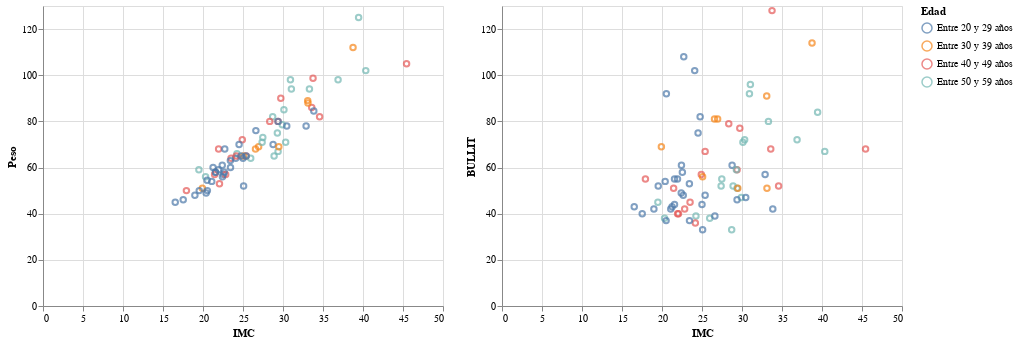

Notebook code for this chart:
### Code cell
abc = alt.Chart(df).mark_point().encode(
    alt.X('IMC', axis=alt.Axis(title='IMC')),
    alt.Y('Peso', axis=alt.Axis(title='Peso')),
    color='Edad'
).interactive()

acb = alt.Chart(df).mark_point().encode(
    alt.X('IMC', axis=alt.Axis(title='IMC')),
    alt.Y('BULLIT', axis=alt.Axis(title='BULLIT')),
    color='Edad'
).interactive()

(abc) | (acb)

### Figure 1 — Vega-Lite specification as saved in the notebook (floating-point values rounded to 4 significant figures)
{"config": {"view": {"continuousWidth": 400, "continuousHeight": 300}}, "hconcat": [{"mark": "point", "encoding": {"color": {"field": "Edad", "type": "nominal"}, "x": {"axis": {"title": "IMC"}, "field": "IMC", "type": "quantitative"}, "y": {"axis": {"title": "Peso"}, "field": "Peso", "type": "quantitative"}}, "selection": {"selector016": {"type": "interval", "bind": "scales", "encodings": ["x", "y"]}}}, {"mark": "point", "encoding": {"color": {"field": "Edad", "type": "nominal"}, "x": {"axis": {"title": "IMC"}, "field": "IMC", "type": "quantitative"}, "y": {"axis": {"title": "BULLIT"}, "field": "BULLIT", "type": "quantitative"}}, "selection": {"selector017": {"type": "interval", "bind": "scales", "encodings": ["x", "y"]}}}], "data": {"name": "data-46820e05a3d8bb31cb736cdd1aed4c84"}, "$schema": "https://vega.github.io/schema/vega-lite/v4.17.0.json", "datasets": {"data-46820e05a3d8bb31cb736cdd1aed4c84": [{"Edad": "Entre 50 y 59 años", "Altura": 1.5, "Peso": 65.0, "BECK ": 3, "STAI.ANSIEDAD": 26, "BULLIT": 52, "IMC": 28.89, "Nivel de educación": "Posgrados"}, {"Edad": "Entre 20 y 29 años", "Altura": 1.65, "Peso": 61.0, "BECK ": 0, "STAI.ANSIEDAD": 26, "BULLIT": 49, "IMC": 22.41, "Nivel de educación": "Universitario y terciario completo"}, {"Edad": "Entre 40 y 49 años", "Altura": 1.52, "Peso": 105.0, "BECK ": 22, "STAI.ANSIEDAD": 29, "BULLIT": 68, "IMC": 45.45, "Nivel de educación": "Universitario incompleto o terciario incompleto"}, {"Edad": "Entre 20 y 29 años", "Altura": 1.6, "Peso": 54.0, "BECK ": 1, "STAI.ANSIEDAD": 26, "BULLIT": 42, "IMC": 21.09, "Nivel de educación": "Posgrados"}, {"Edad": "Entre 40 y 49 años", "Altura": 1.65, "Peso": 64.0, "BECK ": 5, "STAI.ANSIEDAD": 24, "BULLIT": 45, "IMC": 23.51, "Nivel de educación": "Posgrados"}, {"Edad": "Entre 50 y 59 años", "Altura": 1.51, "Peso": 67.0, "BECK ": 2, "STAI.ANSIEDAD": 20, "BULLIT": 51, "IMC": 29.38, "Nivel de educación": "Secundario incompleto"}, {"Edad": "Entre 50 y 59 años", "Altura": 1.74, "Peso": 94.0, "BECK ": 15, "STAI.ANSIEDAD": 25, "BULLIT": 96, "IMC": 31.05, "Nivel de educación": "Universitario y terciario completo"}, {"Edad": "Entre 40 y 49 años", "Altura": 1.54, "Peso": 82.0, "BECK ": 5, "STAI.ANSIEDAD": 26, "BULLIT": 52, "IMC": 34.58, "Nivel de educación": "Universitario incompleto o terciario incompleto"}, {"Edad": "Entre 30 y 39 años", "Altura": 1.6, "Peso": 51.0, "BECK ": 31, "STAI.ANSIEDAD": 34, "BULLIT": 69, "IMC": 19.92, "Nivel de educación": "Universitario incompleto o terciario incompleto"}, {"Edad": "Entre 30 y 39 años", "Altura": 1.6, "Peso": 69.0, "BECK ": 8, "STAI.ANSIEDAD": 31, "BULLIT": 81, "IMC": 26.95, "Nivel de educación": "Posgrados"}, {"Edad": "Entre 50 y 59 años", "Altura": 1.65, "Peso": 66.0, "BECK ": 16, "STAI.ANSIEDAD": 29, "BULLIT": 39, "IMC": 24.24, "Nivel de educación": "Posgrados"}, {"Edad": "Entre 30 y 39 años", "Altura": 1.64, "Peso": 89.0, "BECK ": 22, "STAI.ANSIEDAD": 29, "BULLIT": 91, "IMC": 33.09, "Nivel de educación": "Secundario completo"}, {"Edad": "Entre 50 y 59 años", "Altura": 1.74, "Peso": 59.0, "BECK ": 26, "STAI.ANSIEDAD": 30, "BULLIT": 45, "IMC": 19.49, "Nivel de educación": "Universitario incompleto o terciario incompleto"}, {"Edad": "Entre 40 y 49 años", "Altura": 1.65, "Peso": 80.0, "BECK ": 10, "STAI.ANSIEDAD": 21, "BULLIT": 59, "IMC": 29.38, "Nivel de educación": "Posgrados"}, {"Edad": "Entre 40 y 49 años", "Altura": 1.76, "Peso": 68.0, "BECK ": 0, "STAI.ANSIEDAD": 23, "BULLIT": 40, "IMC": 21.95, "Nivel de educación": "Posgrados"}, {"Edad": "Entre 40 y 49 años", "Altura": 1.7, "Peso": 72.0, "BECK ": 6, "STAI.ANSIEDAD": 25, "BULLIT": 57, "IMC": 24.91, "Nivel de educación": "Universitario y terciario completo"}, {"Edad": "Entre 40 y 49 años", "Altura": 1.6, "Peso": 65.0, "BECK ": 3, "STAI.ANSIEDAD": 27, "BULLIT": 67, "IMC": 25.39, "Nivel de educación": "Secundario completo"}, {"Edad": "Entre 20 y 29 años", "Altura": 1.59, "Peso": 57.0, "BECK ": 6, "STAI.ANSIEDAD": 21, "BULLIT": 58, "IMC": 22.55, "Nivel de educación": "Universitario y terciario completo"}, {"Edad": "Entre 20 y 29 años", "Altura": 1.54, "Peso": 78.0, "BECK ": 11, "STAI.ANSIEDAD": 24, "BULLIT": 57, "IMC": 32.89, "Nivel de educación": "Secundario completo"}, {"Edad": "Entre 30 y 39 años", "Altura": 1.6, "Peso": 68.0, "BECK ": 11, "STAI.ANSIEDAD": 27, "BULLIT": 81, "IMC": 26.56, "Nivel de educación": "Universitario incompleto o terciario incompleto"}, {"Edad": "Entre 20 y 29 años", "Altura": 1.56, "Peso": 70.0, "BECK ": 19, "STAI.ANSIEDAD": 25, "BULLIT": 61, "IMC": 28.76, "Nivel de educación": "Secundario completo"}, {"Edad": "Entre 20 y 29 años", "Altura": 1.63, "Peso": 64.0, "BECK ": 31, "STAI.ANSIEDAD": 28, "BULLIT": 102, "IMC": 24.09, "Nivel de educación": "Secundario completo"}, {"Edad": "Entre 20 y 29 años", "Altura": 1.64, "Peso": 58.0, "BECK ": 3, "STAI.ANSIEDAD": 25, "BULLIT": 44, "IMC": 21.56, "Nivel de educación": "Secundario completo"}, {"Edad": "Entre 40 y 49 años", "Altura": 1.6, "Peso": 86.0, "BECK ": 9, "STAI.ANSIEDAD": 20, "BULLIT": 68, "IMC": 33.59, "Nivel de educación": "Universitario y terciario completo"}, {"Edad": "Entre 40 y 49 años", "Altura": 1.58, "Peso": 57.0, "BECK ": 19, "STAI.ANSIEDAD": 26, "BULLIT": 42, "IMC": 22.83, "Nivel de educación": "Universitario incompleto o terciario incompleto"}, {"Edad": "Entre 50 y 59 años", "Altura": 1.66, "Peso": 56.0, "BECK ": 4, "STAI.ANSIEDAD": 20, "BULLIT": 38, "IMC": 20.32, "Nivel de educación": "Universitario y terciario completo"}, {"Edad": "Entre 30 y 39 años", "Altura": 1.61, "Peso": 65.0, "BECK ": 3, "STAI.ANSIEDAD": 25, "BULLIT": 56, "IMC": 25.08, "Nivel de educación": "Universitario incompleto o terciario incompleto"}, {"Edad": "Entre 50 y 59 años", "Altura": 1.61, "Peso": 71.0, "BECK ": 11, "STAI.ANSIEDAD": 23, "BULLIT": 52, "IMC": 27.39, "Nivel de educación": "Universitario incompleto o terciario incompleto"}, {"Edad": "Entre 50 y 59 años", "Altura": 1.6, "Peso": 75.0, "BECK ": 5, "STAI.ANSIEDAD": 26, "BULLIT": 59, "IMC": 29.3, "Nivel de educación": "Primario completo"}, {"Edad": "Entre 50 y 59 años", "Altura": 1.78, "Peso": 98.0, "BECK ": 33, "STAI.ANSIEDAD": 31, "BULLIT": 92, "IMC": 30.93, "Nivel de educación": "Secundario completo"}, {"Edad": "Entre 40 y 49 años", "Altura": 1.64, "Peso": 65.0, "BECK ": 0, "STAI.ANSIEDAD": 27, "BULLIT": 36, "IMC": 24.17, "Nivel de educación": "Secundario incompleto"}, {"Edad": "Entre 50 y 59 años", "Altura": 1.68, "Peso": 94.0, "BECK ": 10, "STAI.ANSIEDAD": 24, "BULLIT": 80, "IMC": 33.3, "Nivel de educación": "Universitario y terciario completo"}, {"Edad": "Entre 50 y 59 años", "Altura": 1.68, "Peso": 85.0, "BECK ": 24, "STAI.ANSIEDAD": 29, "BULLIT": 71, "IMC": 30.12, "Nivel de educación": "Primario completo"}, {"Edad": "Entre 50 y 59 años", "Altura": 1.69, "Peso": 82.0, "BECK ": 17, "STAI.ANSIEDAD": 29, "BULLIT": 33, "IMC": 28.71, "Nivel de educación": "Universitario y terciario completo"}, {"Edad": "Entre 20 y 29 años", "Altura": 1.6, "Peso": 50.0, "BECK ": 10, "STAI.ANSIEDAD": 25, "BULLIT": 52, "IMC": 19.53, "Nivel de educación": "Universitario y terciario completo"}, {"Edad": "Entre 40 y 49 años", "Altura": 1.55, "Peso": 53.0, "BECK ": 0, "STAI.ANSIEDAD": 19, "BULLIT": 40, "IMC": 22.06, "Nivel de educación": "Universitario y terciario completo"}, {"Edad": "Entre 50 y 59 años", "Altura": 1.78, "Peso": 125.0, "BECK ": 7, "STAI.ANSIEDAD": 23, "BULLIT": 84, "IMC": 39.45, "Nivel de educación": "Secundario completo"}, {"Edad": "Entre 50 y 59 años", "Altura": 1.62, "Peso": 78.5, "BECK ": 3, "STAI.ANSIEDAD": 21, "BULLIT": 47, "IMC": 29.91, "Nivel de educación": "Secundario completo"}, {"Edad": "Entre 50 y 59 años", "Altura": 1.57, "Peso": 64.0, "BECK ": 14, "STAI.ANSIEDAD": 20, "BULLIT": 38, "IMC": 25.96, "Nivel de educación": "Universitario y terciario completo"}, {"Edad": "Entre 30 y 39 años", "Altura": 1.53, "Peso": 69.0, "BECK ": 2, "STAI.ANSIEDAD": 23, "BULLIT": 51, "IMC": 29.48, "Nivel de educación": "Universitario y terciario completo"}, {"Edad": "Entre 40 y 49 años", "Altura": 1.71, "Peso": 98.7, "BECK ": 23, "STAI.ANSIEDAD": 32, "BULLIT": 128, "IMC": 33.75, "Nivel de educación": "Universitario y terciario completo"}, {"Edad": "Entre 20 y 29 años", "Altura": 1.59, "Peso": 48.0, "BECK ": 0, "STAI.ANSIEDAD": 20, "BULLIT": 42, "IMC": 18.99, "Nivel de educación": "Universitario incompleto o terciario incompleto"}, {"Edad": "Entre 20 y 29 años", "Altura": 1.63, "Peso": 54.5, "BECK ": 9, "STAI.ANSIEDAD": 29, "BULLIT": 37, "IMC": 20.51, "Nivel de educación": "Universitario incompleto o terciario incompleto"}, {"Edad": "Entre 20 y 29 años", "Altura": 1.69, "Peso": 76.0, "BECK ": 0, "STAI.ANSIEDAD": 21, "BULLIT": 39, "IMC": 26.61, "Nivel de educación": "Secundario completo"}, {"Edad": "Entre 20 y 29 años", "Altura": 1.6, "Peso": 65.0, "BECK ": 8, "STAI.ANSIEDAD": 24, "BULLIT": 48, "IMC": 25.39, "Nivel de educación": "Secundario completo"}, {"Edad": "Entre 30 y 39 años", "Altura": 1.63, "Peso": 88.0, "BECK ": 6, "STAI.ANSIEDAD": 25, "BULLIT": 51, "IMC": 33.12, "Nivel de educación": "Posgrados"}, {"Edad": "Entre 20 y 29 años", "Altura": 1.44, "Peso": 52.0, "BECK ": 0, "STAI.ANSIEDAD": 27, "BULLIT": 33, "IMC": 25.08, "Nivel de educación": "Universitario incompleto o terciario incompleto"}, {"Edad": "Entre 40 y 49 años", "Altura": 1.63, "Peso": 57.0, "BECK ": 0, "STAI.ANSIEDAD": 21, "BULLIT": 51, "IMC": 21.45, "Nivel de educación": "Universitario y terciario completo"}, {"Edad": "Entre 20 y 29 años", "Altura": 1.68, "Peso": 60.0, "BECK ": 1, "STAI.ANSIEDAD": 23, "BULLIT": 43, "IMC": 21.26, "Nivel de educación": "Universitario incompleto o terciario incompleto"}, {"Edad": "Entre 20 y 29 años", "Altura": 1.6, "Peso": 78.0, "BECK ": 6, "STAI.ANSIEDAD": 20, "BULLIT": 47, "IMC": 30.47, "Nivel de educación": "Universitario incompleto o terciario incompleto"}, {"Edad": "Entre 20 y 29 años", "Altura": 1.58, "Peso": 84.5, "BECK ": 20, "STAI.ANSIEDAD": 25, "BULLIT": 42, "IMC": 33.85, "Nivel de educación": "Secundario completo"}, {"Edad": "Entre 20 y 29 años", "Altura": 1.64, "Peso": 63.0, "BECK ": 16, "STAI.ANSIEDAD": 29, "BULLIT": 53, "IMC": 23.42, "Nivel de educación": "Universitario incompleto o terciario incompleto"}, {"Edad": "Entre 20 y 29 años", "Altura": 1.65, "Peso": 45.0, "BECK ": 8, "STAI.ANSIEDAD": 27, "BULLIT": 43, "IMC": 16.53, "Nivel de educación": "Universitario incompleto o terciario incompleto"}, {"Edad": "Entre 20 y 29 años", "Altura": 1.64, "Peso": 58.0, "BECK ": 14, "STAI.ANSIEDAD": 22, "BULLIT": 55, "IMC": 21.56, "Nivel de educación": "Universitario incompleto o terciario incompleto"}, {"Edad": "Entre 20 y 29 años", "Altura": 1.55, "Peso": 49.0, "BECK ": 3, "STAI.ANSIEDAD": 29, "BULLIT": 54, "IMC": 20.4, "Nivel de educación": "Universitario y terciario completo"}, {"Edad": "Entre 20 y 29 años", "Altura": 1.6, "Peso": 60.0, "BECK ": 1, "STAI.ANSIEDAD": 23, "BULLIT": 37, "IMC": 23.44, "Nivel de educación": "Universitario incompleto o terciario incompleto"}, {"Edad": "Entre 40 y 49 años", "Altura": 1.67, "Peso": 50.0, "BECK ": 6, "STAI.ANSIEDAD": 21, "BULLIT": 55, "IMC": 17.93, "Nivel de educación": "Universitario y terciario completo"}, {"Edad": "Entre 20 y 29 años", "Altura": 1.6, "Peso": 58.0, "BECK ": 7, "STAI.ANSIEDAD": 27, "BULLIT": 48, "IMC": 22.66, "Nivel de educación": "Universitario incompleto o terciario incompleto"}, {"Edad": "Entre 20 y 29 años", "Altura": 1.69, "Peso": 70.0, "BECK ": 8, "STAI.ANSIEDAD": 24, "BULLIT": 75, "IMC": 24.51, "Nivel de educación": "Universitario incompleto o terciario incompleto"}, {"Edad": "Entre 20 y 29 años", "Altura": 1.6, "Peso": 64.0, "BECK ": 8, "STAI.ANSIEDAD": 26, "BULLIT": 44, "IMC": 25.0, "Nivel de educación": "Secundario completo"}, {"Edad": "Entre 20 y 29 años", "Altura": 1.65, "Peso": 80.0, "BECK ": 7, "STAI.ANSIEDAD": 23, "BULLIT": 46, "IMC": 29.38, "Nivel de educación": "Secundario completo"}, {"Edad": "Entre 20 y 29 años", "Altura": 1.73, "Peso": 68.0, "BECK ": 19, "STAI.ANSIEDAD": 34, "BULLIT": 108, "IMC": 22.72, "Nivel de educación": "Universitario incompleto o terciario incompleto"}, {"Edad": "Entre 40 y 49 años", "Altura": 1.74, "Peso": 90.0, "BECK ": 4, "STAI.ANSIEDAD": 22, "BULLIT": 77, "IMC": 29.73, "Nivel de educación": "Universitario incompleto o terciario incompleto"}, {"Edad": "Entre 30 y 39 años", "Altura": 1.7, "Peso": 112.0, "BECK ": 42, "STAI.ANSIEDAD": 29, "BULLIT": 114, "IMC": 38.75, "Nivel de educación": "Universitario incompleto o terciario incompleto"}, {"Edad": "Entre 50 y 59 años", "Altura": 1.53, "Peso": 71.0, "BECK ": 10, "STAI.ANSIEDAD": 27, "BULLIT": 72, "IMC": 30.33, "Nivel de educación": "Universitario y terciario completo"}, {"Edad": "Entre 50 y 59 años", "Altura": 1.59, "Peso": 102.0, "BECK ": 11, "STAI.ANSIEDAD": 20, "BULLIT": 67, "IMC": 40.35, "Nivel de educación": "Universitario y terciario completo"}, {"Edad": "Entre 50 y 59 años", "Altura": 1.63, "Peso": 73.0, "BECK ": 29, "STAI.ANSIEDAD": 23, "BULLIT": 55, "IMC": 27.48, "Nivel de educación": "Universitario incompleto o terciario incompleto"}, {"Edad": "Entre 50 y 59 años", "Altura": 1.63, "Peso": 98.0, "BECK ": 18, "STAI.ANSIEDAD": 30, "BULLIT": 72, "IMC": 36.89, "Nivel de educación": "Secundario incompleto"}, {"Edad": "Entre 20 y 29 años", "Altura": 1.58, "Peso": 56.0, "BECK ": 26, "STAI.ANSIEDAD": 25, "BULLIT": 61, "IMC": 22.43, "Nivel de educación": "Universitario incompleto o terciario incompleto"}, {"Edad": "Entre 40 y 49 años", "Altura": 1.68, "Peso": 80.0, "BECK ": 4, "STAI.ANSIEDAD": 27, "BULLIT": 79, "IMC": 28.34, "Nivel de educación": "Universitario incompleto o terciario incompleto"}, {"Edad": "Entre 20 y 29 años", "Altura": 1.56, "Peso": 50.0, "BECK ": 11, "STAI.ANSIEDAD": 26, "BULLIT": 92, "IMC": 20.55, "Nivel de educación": "Secundario completo"}, {"Edad": "Entre 20 y 29 años", "Altura": 1.62, "Peso": 46.0, "BECK ": 2, "STAI.ANSIEDAD": 22, "BULLIT": 40, "IMC": 17.53, "Nivel de educación": "Universitario incompleto o terciario incompleto"}, {"Edad": "Entre 20 y 29 años", "Altura": 1.64, "Peso": 59.0, "BECK ": 5, "STAI.ANSIEDAD": 27, "BULLIT": 55, "IMC": 21.94, "Nivel de educación": "Universitario incompleto o terciario incompleto"}, {"Edad": "Entre 20 y 29 años", "Altura": 1.62, "Peso": 65.0, "BECK ": 11, "STAI.ANSIEDAD": 24, "BULLIT": 82, "IMC": 24.77, "Nivel de educación": "Universitario y terciario completo"}]}}
